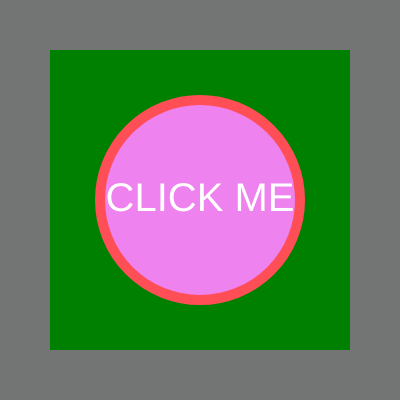
Frame 1 (no input)
Frame 60 (no input): identical to frame 1, image omitted
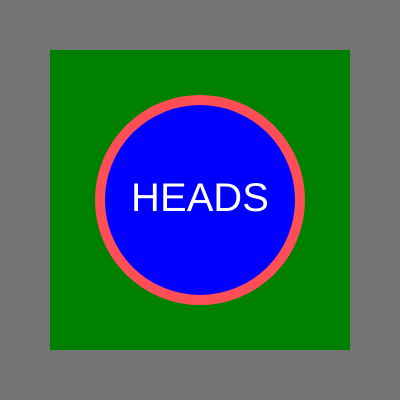
Frame 120 (the mouse pressed at the canvas centre since frame 60)

The p5.js sketch that drew these frames (run headless with seeded random() and noise() and a simulated clock; from frame 60 on, the mouse is pressed at the canvas centre):

// p5.js sketch
// ── sketch.js
/* * Title: Digital Coin Flip
* Author: Khadija Omar
* Date: Jan 27, 2026 
* Simple Description: A digital coin flip simulation that displays 'HEADS' or 'TAILS' 
* inside a colored ellipse centered on a red square.
* Instructions: Click anywhere on the screen to flip the coin.
*/

let coinResult = "CLICK ME"; 

function setup() {
  // Use windowWidth/Height to fill the screen
  createCanvas(400,400);
  
  rectMode(CENTER);      
  textAlign(CENTER, CENTER);
  textSize(40);
}

function draw() {
  background(115, 117, 117);

  // 1. Draw the Square
  fill("green"); // Added quotes here
  noStroke(); 
  rect(width / 2, height / 2, 300, 300);

  // 2. Draw the Coin (Ellipse)
  stroke(255, 78, 86);
  strokeWeight(10);
  
  if (coinResult === "HEADS") {
    fill("blue");
  } else {
    fill("violet"); // Your choice of violet here!
  }
  
  ellipse(width / 2, height / 2, 200, 200);

  // 3. Draw the Text
  noStroke(); 
  fill(255);  
  text(coinResult, width / 2, height / 2);
}

function mousePressed() {
  if (random(1) > 0.5) {
    coinResult = "HEADS";
  } else {
    coinResult = "TAILS";
  }
} // Removed the period that was here
